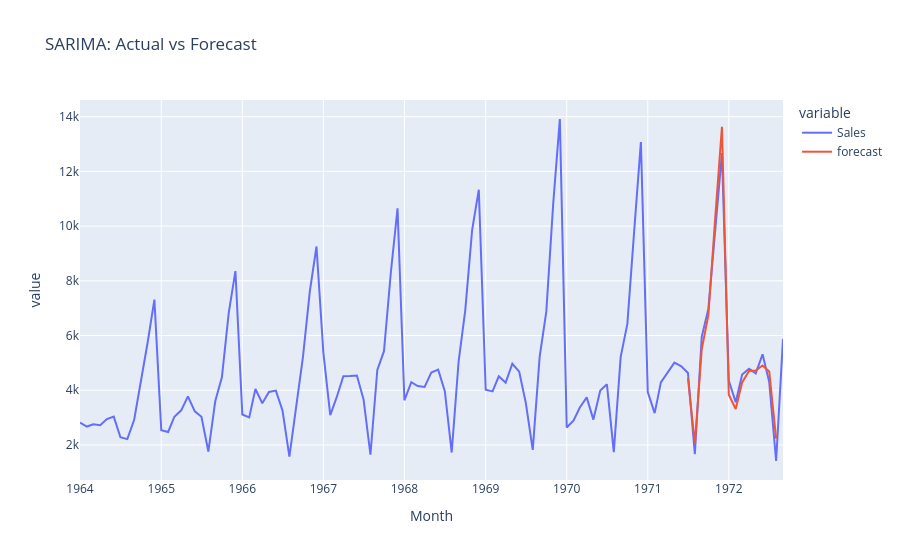

Here is the notebook cell this chart was saved with:
### Code cell
df['forecast'] = results.predict(start=90, end=103, dynamic=True)
df[['Sales', 'forecast']].plot(title="SARIMA: Actual vs Forecast").show()
